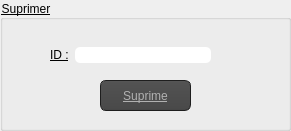
     <widget class="QGroupBox" name="groupBox_4">
      <property name="geometry">
       <rect>
        <x>560</x>
        <y>230</y>
        <width>291</width>
        <height>131</height>
       </rect>
      </property>
      <property name="styleSheet">
       <string notr="true">color:black;
text-decoration: underline;
font: 8pt &quot;MS Shell Dlg 2&quot;;
font: 14pt &quot;MS Shell Dlg 2&quot;;</string>
      </property>
      <property name="title">
       <string>Suprimer</string>
      </property>
      <widget class="QPushButton" name="pushButton_Sui_m">
       <property name="geometry">
        <rect>
         <x>100</x>
         <y>80</y>
         <width>91</width>
         <height>31</height>
        </rect>
       </property>
       <property name="font">
        <font>
         <family>MS Shell Dlg 2</family>
         <pointsize>-1</pointsize>
         <weight>50</weight>
         <italic>false</italic>
         <bold>false</bold>
         <underline>true</underline>
        </font>
       </property>
       <property name="styleSheet">
        <string notr="true">QToolTip
{
     border: 1px solid black;
     background-color: #ffa02f;
     padding: 1px;
     border-radius: 3px;
     opacity: 100;
}

QWidget
{
    color: #b1b1b1;
    background-color: #323232;
}

QWidget:item:hover
{
    background-color: QLinearGradient( x1: 0, y1: 0, x2: 0, y2: 1, stop: 0 #ffa02f, stop: 1 #ca0619);
    color: #000000;
}

QWidget:item:selected
{
    background-color: QLinearGradient( x1: 0, y1: 0, x2: 0, y2: 1, stop: 0 #ffa02f, stop: 1 #d7801a);
}

QMenuBar::item
{
    background: transparent;
}

QMenuBar::item:selected
{
    background: transparent;
    border: 1px solid #ffaa00;
}

QMenuBar::item:pressed
{
    background: #444;
    border: 1px solid #000;
    background-color: QLinearGradient(
        x1:0, y1:0,
        x2:0, y2:1,
        stop:1 #212121,
        stop:0.4 #343434/*,
        stop:0.2 #343434,
        stop:0.1 #ffaa00*/
    );
    margin-bottom:-1px;
    padding-bottom:1px;
}

QMenu
{
    border: 1px solid #000;
}

QMenu::item
{
    padding: 2px 20px 2px 20px;
}

QMenu::item:selected
{
    color: #000000;
}

QWidget:disabled
{
    color: #404040;
    background-color: #323232;
}

QAbstractItemView
{
    background-color: QLinearGradient( x1: 0, y1: 0, x2: 0, y2: 1, stop: 0 #4d4d4d, stop: 0.1 #646464, stop: 1 #5d5d5d);
}

QWidget:focus
{
    /*border: 2px solid QLinearGradient( x1: 0, y1: 0, x2: 0, y2: 1, stop: 0 #ffa02f, stop: 1 #d7801a);*/
}

QLineEdit
{
    background-color: QLinearGradient( x1: 0, y1: 0, x2: 0, y2: 1, stop: 0 #4d4d4d, stop: 0 #646464, stop: 1 #5d5d5d);
    padding: 1px;
    border-style: solid;
    border: 1px solid #1e1e1e;
    border-radius: 5;
}

QPushButton
{
    color: #b1b1b1;
    background-color: QLinearGradient( x1: 0, y1: 0, x2: 0, y2: 1, stop: 0 #565656, stop: 0.1 #525252, stop: 0.5 #4e4e4e, stop: 0.9 #4a4a4a, stop: 1 #464646);
    border-width: 1px;
    border-color: #1e1e1e;
    border-style: solid;
    border-radius: 6;
    padding: 3px;
    font-size: 12px;
    padding-left: 5px;
    padding-right: 5px;
}

QPushButton:pressed
{
    background-color: QLinearGradient( x1: 0, y1: 0, x2: 0, y2: 1, stop: 0 #2d2d2d, stop: 0.1 #2b2b2b, stop: 0.5 #292929, stop: 0.9 #282828, stop: 1 #252525);
}

QComboBox
{
    selection-background-color: #ffaa00;
    background-color: QLinearGradient( x1: 0, y1: 0, x2: 0, y2: 1, stop: 0 #565656, stop: 0.1 #525252, stop: 0.5 #4e4e4e, stop: 0.9 #4a4a4a, stop: 1 #464646);
    border-style: solid;
    border: 1px solid #1e1e1e;
    border-radius: 5;
}

QComboBox:hover,QPushButton:hover
{
    border: 2px solid QLinearGradient( x1: 0, y1: 0, x2: 0, y2: 1, stop: 0 #ffa02f, stop: 1 #d7801a);
}


QComboBox:on
{
    padding-top: 3px;
    padding-left: 4px;
    background-color: QLinearGradient( x1: 0, y1: 0, x2: 0, y2: 1, stop: 0 #2d2d2d, stop: 0.1 #2b2b2b, stop: 0.5 #292929, stop: 0.9 #282828, stop: 1 #252525);
    selection-background-color: #ffaa00;
}

QComboBox QAbstractItemView
{
    border: 2px solid darkgray;
    selection-background-color: QLinearGradient( x1: 0, y1: 0, x2: 0, y2: 1, stop: 0 #ffa02f, stop: 1 #d7801a);
}

QComboBox::drop-down
{
     subcontrol-origin: padding;
     subcontrol-position: top right;
     width: 15px;

     border-left-width: 0px;
     border-left-color: darkgray;
     border-left-style: solid; /* just a single line */
     border-top-right-radius: 3px; /* same radius as the QComboBox */
     border-bottom-right-radius: 3px;
 }

QComboBox::down-arrow
{
     image: url(:/down_arrow.png);
}

QGroupBox:focus
{
border: 2px solid QLinearGradient( x1: 0, y1: 0, x2: 0, y2: 1, stop: 0 #ffa02f, stop: 1 #d7801a);
}

QTextEdit:focus
{
    border: 2px solid QLinearGradient( x1: 0, y1: 0, x2: 0, y2: 1, stop: 0 #ffa02f, stop: 1 #d7801a);
}

QScrollBar:horizontal {
     border: 1px solid #222222;
     background: QLinearGradient( x1: 0, y1: 0, x2: 0, y2: 1, stop: 0.0 #121212, stop: 0.2 #282828, stop: 1 #484848);
     height: 7px;
     margin: 0px 16px 0 16px;
}

QScrollBar::handle:horizontal
{
      background: QLinearGradient( x1: 0, y1: 0, x2: 1, y2: 0, stop: 0 #ffa02f, stop: 0.5 #d7801a, stop: 1 #ffa02f);
      min-height: 20px;
      border-radius: 2px;
}

QScrollBar::add-line:horizontal {
      border: 1px solid #1b1b19;
      border-radius: 2px;
      background: QLinearGradient( x1: 0, y1: 0, x2: 1, y2: 0, stop: 0 #ffa02f, stop: 1 #d7801a);
      width: 14px;
      subcontrol-position: right;
      subcontrol-origin: margin;
}

QScrollBar::sub-line:horizontal {
      border: 1px solid #1b1b19;
      border-radius: 2px;
      background: QLinearGradient( x1: 0, y1: 0, x2: 1, y2: 0, stop: 0 #ffa02f, stop: 1 #d7801a);
      width: 14px;
     subcontrol-position: left;
     subcontrol-origin: margin;
}

QScrollBar::right-arrow:horizontal, QScrollBar::left-arrow:horizontal
{
      border: 1px solid black;
      width: 1px;
      height: 1px;
      background: white;
}

QScrollBar::add-page:horizontal, QScrollBar::sub-page:horizontal
{
      background: none;
}

QScrollBar:vertical
{
      background: QLinearGradient( x1: 0, y1: 0, x2: 1, y2: 0, stop: 0.0 #121212, stop: 0.2 #282828, stop: 1 #484848);
      width: 7px;
      margin: 16px 0 16px 0;
      border: 1px solid #222222;
}

QScrollBar::handle:vertical
{
      background: QLinearGradient( x1: 0, y1: 0, x2: 0, y2: 1, stop: 0 #ffa02f, stop: 0.5 #d7801a, stop: 1 #ffa02f);
      min-height: 20px;
      border-radius: 2px;
}

QScrollBar::add-line:vertical
{
      border: 1px solid #1b1b19;
      border-radius: 2px;
      background: QLinearGradient( x1: 0, y1: 0, x2: 0, y2: 1, stop: 0 #ffa02f, stop: 1 #d7801a);
      height: 14px;
      subcontrol-position: bottom;
      subcontrol-origin: margin;
}

QScrollBar::sub-line:vertical
{
      border: 1px solid #1b1b19;
      border-radius: 2px;
      background: QLinearGradient( x1: 0, y1: 0, x2: 0, y2: 1, stop: 0 #d7801a, stop: 1 #ffa02f);
      height: 14px;
      subcontrol-position: top;
      subcontrol-origin: margin;
}

QScrollBar::up-arrow:vertical, QScrollBar::down-arrow:vertical
{
      border: 1px solid black;
      width: 1px;
      height: 1px;
      background: white;
}


QScrollBar::add-page:vertical, QScrollBar::sub-page:vertical
{
      background: none;
}

QTextEdit
{
    background-color: #242424;
}

QPlainTextEdit
{
    background-color: #242424;
}

QHeaderView::section
{
    background-color: QLinearGradient(x1:0, y1:0, x2:0, y2:1, stop:0 #616161, stop: 0.5 #505050, stop: 0.6 #434343, stop:1 #656565);
    color: white;
    padding-left: 4px;
    border: 1px solid #6c6c6c;
}

QCheckBox:disabled
{
color: #414141;
}

QDockWidget::title
{
    text-align: center;
    spacing: 3px; /* spacing between items in the tool bar */
    background-color: QLinearGradient(x1:0, y1:0, x2:0, y2:1, stop:0 #323232, stop: 0.5 #242424, stop:1 #323232);
}

QDockWidget::close-button, QDockWidget::float-button
{
    text-align: center;
    spacing: 1px; /* spacing between items in the tool bar */
    background-color: QLinearGradient(x1:0, y1:0, x2:0, y2:1, stop:0 #323232, stop: 0.5 #242424, stop:1 #323232);
}

QDockWidget::close-button:hover, QDockWidget::float-button:hover
{
    background: #242424;
}

QDockWidget::close-button:pressed, QDockWidget::float-button:pressed
{
    padding: 1px -1px -1px 1px;
}

QMainWindow::separator
{
    background-color: QLinearGradient(x1:0, y1:0, x2:0, y2:1, stop:0 #161616, stop: 0.5 #151515, stop: 0.6 #212121, stop:1 #343434);
    color: white;
    padding-left: 4px;
    border: 1px solid #4c4c4c;
    spacing: 3px; /* spacing between items in the tool bar */
}

QMainWindow::separator:hover
{

    background-color: QLinearGradient(x1:0, y1:0, x2:0, y2:1, stop:0 #d7801a, stop:0.5 #b56c17 stop:1 #ffa02f);
    color: white;
    padding-left: 4px;
    border: 1px solid #6c6c6c;
    spacing: 3px; /* spacing between items in the tool bar */
}

QToolBar::handle
{
     spacing: 3px; /* spacing between items in the tool bar */
     background: url(:/images/handle.png);
}

QMenu::separator
{
    height: 2px;
    background-color: QLinearGradient(x1:0, y1:0, x2:0, y2:1, stop:0 #161616, stop: 0.5 #151515, stop: 0.6 #212121, stop:1 #343434);
    color: white;
    padding-left: 4px;
    margin-left: 10px;
    margin-right: 5px;
}

QProgressBar
{
    border: 2px solid grey;
    border-radius: 5px;
    text-align: center;
}

QProgressBar::chunk
{
    background-color: #d7801a;
    width: 2.15px;
    margin: 0.5px;
}

QTabBar::tab {
    color: #b1b1b1;
    border: 1px solid #444;
    border-bottom-style: none;
    background-color: #323232;
    padding-left: 10px;
    padding-right: 10px;
    padding-top: 3px;
    padding-bottom: 2px;
    margin-right: -1px;
}

QTabWidget::pane {
    border: 1px solid #444;
    top: 1px;
}

QTabBar::tab:last
{
    margin-right: 0; /* the last selected tab has nothing to overlap with on the right */
    border-top-right-radius: 3px;
}

QTabBar::tab:first:!selected
{
 margin-left: 0px; /* the last selected tab has nothing to overlap with on the right */


    border-top-left-radius: 3px;
}

QTabBar::tab:!selected
{
    color: #b1b1b1;
    border-bottom-style: solid;
    margin-top: 3px;
    background-color: QLinearGradient(x1:0, y1:0, x2:0, y2:1, stop:1 #212121, stop:.4 #343434);
}

QTabBar::tab:selected
{
    border-top-left-radius: 3px;
    border-top-right-radius: 3px;
    margin-bottom: 0px;
}

QTabBar::tab:!selected:hover
{
    /*border-top: 2px solid #ffaa00;
    padding-bottom: 3px;*/
    border-top-left-radius: 3px;
    border-top-right-radius: 3px;
    background-color: QLinearGradient(x1:0, y1:0, x2:0, y2:1, stop:1 #212121, stop:0.4 #343434, stop:0.2 #343434, stop:0.1 #ffaa00);
}

QRadioButton::indicator:checked, QRadioButton::indicator:unchecked{
    color: #b1b1b1;
    background-color: #323232;
    border: 1px solid #b1b1b1;
    border-radius: 6px;
}

QRadioButton::indicator:checked
{
    background-color: qradialgradient(
        cx: 0.5, cy: 0.5,
        fx: 0.5, fy: 0.5,
        radius: 1.0,
        stop: 0.25 #ffaa00,
        stop: 0.3 #323232
    );
}

QCheckBox::indicator{
    color: #b1b1b1;
    background-color: #323232;
    border: 1px solid #b1b1b1;
    width: 9px;
    height: 9px;
}

QRadioButton::indicator
{
    border-radius: 6px;
}

QRadioButton::indicator:hover, QCheckBox::indicator:hover
{
    border: 1px solid #ffaa00;
}

QCheckBox::indicator:checked
{
    image:url(:/images/checkbox.png);
}

QCheckBox::indicator:disabled, QRadioButton::indicator:disabled
{
    border: 1px solid #444;
}</string>
       </property>
       <property name="text">
        <string>Suprime</string>
       </property>
      </widget>
      <widget class="QWidget" name="layoutWidget_11">
       <property name="geometry">
        <rect>
         <x>50</x>
         <y>40</y>
         <width>161</width>
         <height>30</height>
        </rect>
       </property>
       <layout class="QHBoxLayout" name="horizontalLayout_12">
        <item>
         <widget class="QLabel" name="label_13">
          <property name="text">
           <string>ID :</string>
          </property>
         </widget>
        </item>
        <item>
         <widget class="QLineEdit" name="lineEdit_idS_h">
          <property name="styleSheet">
           <string notr="true">QLineEdit{
    background-color: white;
    box-shadow: 2px 0.5px 5px 1px inset black;
    border-radius: 5px;
    width: 70%;
    padding-right: 10px;
    padding-left: 10px;
    text-align: left;
    color: #000;
    font-size:inherit;
    font-family: Arial, Helvetica, sans-serif;  
    font-weight:normal;
    font-variant:normal;
}
QLineEdit::hover{  color: black ;
background-color:orange;}
QLineEdit::focus{  color: black ;
background-color:white;}</string>
          </property>
         </widget>
        </item>
       </layout>
      </widget>
     </widget>
